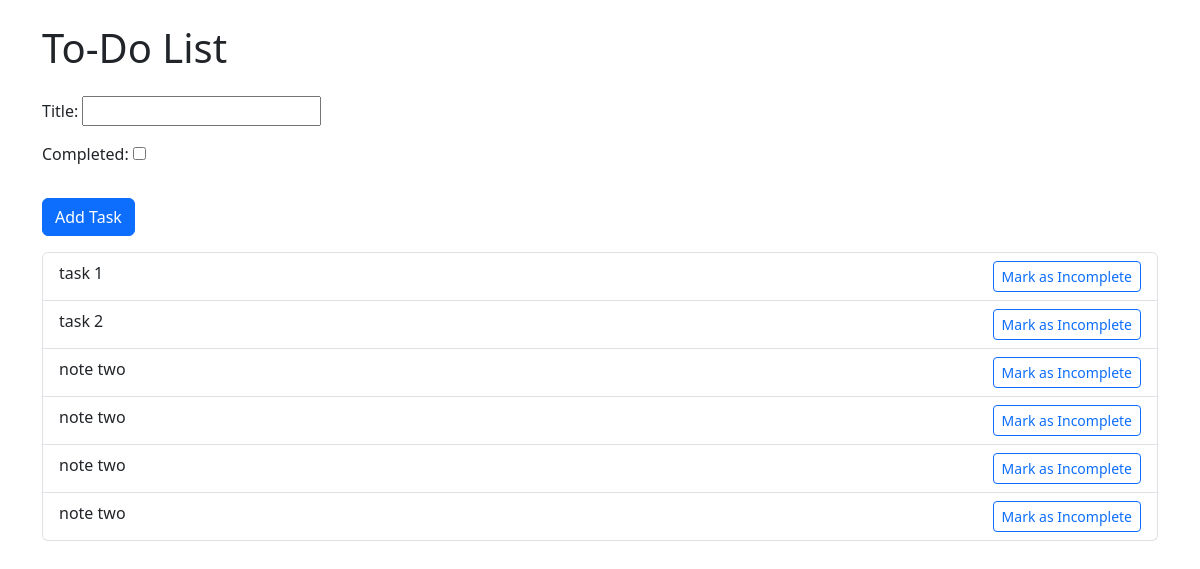
The app's page /, older data.
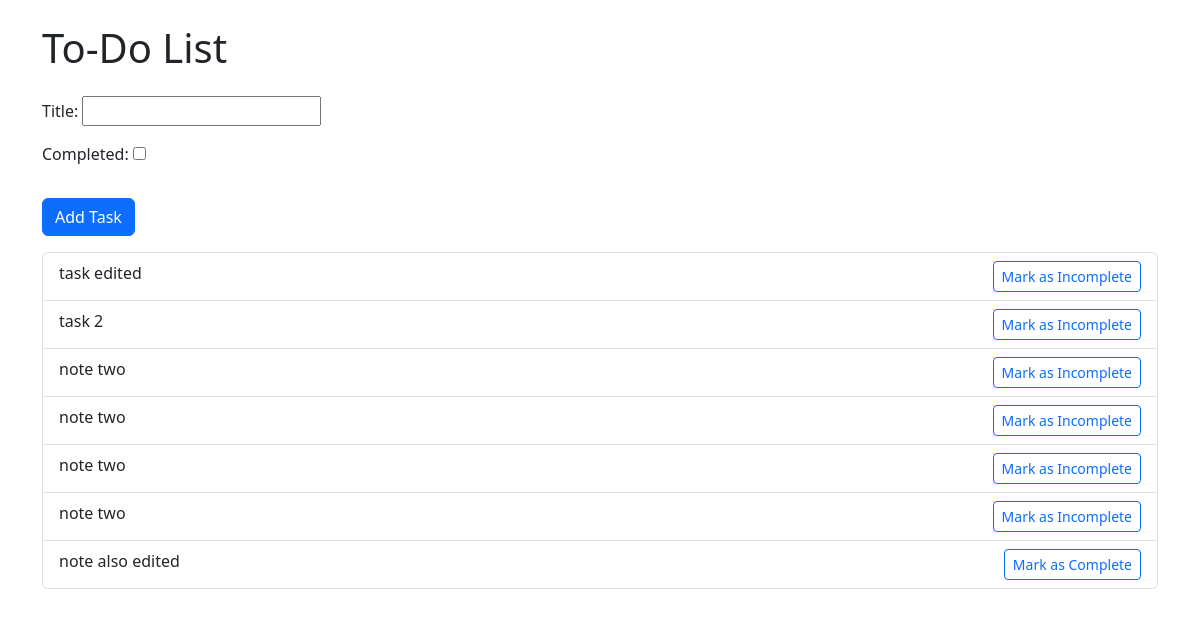
The same page, newer data.
### tasks/models.py (models this page shows, shortened)
class Task(models.Model):
    title = models.CharField(max_length=200)
    completed = models.BooleanField(default=False)
    created_at = models.DateTimeField(auto_now_add=True)

### tasks/views.py (the view)
# urls.py: path('', views.TaskList, name='task_list'),
def TaskList(request):
    tasks = Task.objects.all()
    form = TaskForm()
    if request.method == 'POST':
        form = TaskForm(request.POST)
        if form.is_valid():
            form.save()
            return redirect('task_list')
    return render(request, 'tasks/task_list.html', {'tasks': tasks, 'form': form})

### tasks/forms.py
class TaskForm(forms.ModelForm):
    class Meta:
        model = Task
        fields =['title', 'completed']

### tasks/templates/tasks/task_list.html (shortened to what this page needs)
<!DOCTYPE html>
<html>
<head>
    <link rel="stylesheet" href="https://cdn.jsdelivr.net/npm/bootstrap@5.3.3/dist/css/bootstrap.min.css">
</head>
<body>
    <div class="container">
        <h1 class="my-4">To-Do List</h1>
        <form method="POST">
            {{ form.as_p }}
            <button type="submit" class="btn btn-primary my-3">Add Task</button>
        </form>
        <ul class="list-group">
            {% for task in tasks %}
            <li class="list-group-item">
                {{ task.title }}
                <a href="{% url 'task_update' task.id %}" class="btn btn-sm btn-outline-primary float-end">
                    {% if task.completed %}
                    Mark as Incomplete
                    {% else %}
                    Mark as Complete
                    {% endif %}
                </a>
            </li>
            {% endfor %}
        </ul>
    </div>
</body>
</html>

Row changes from the older to the newer data that the page shows:
changed Task: title "task 1" → "task edited"
added Task: title "note also edited", completed "Mark as Complete"
